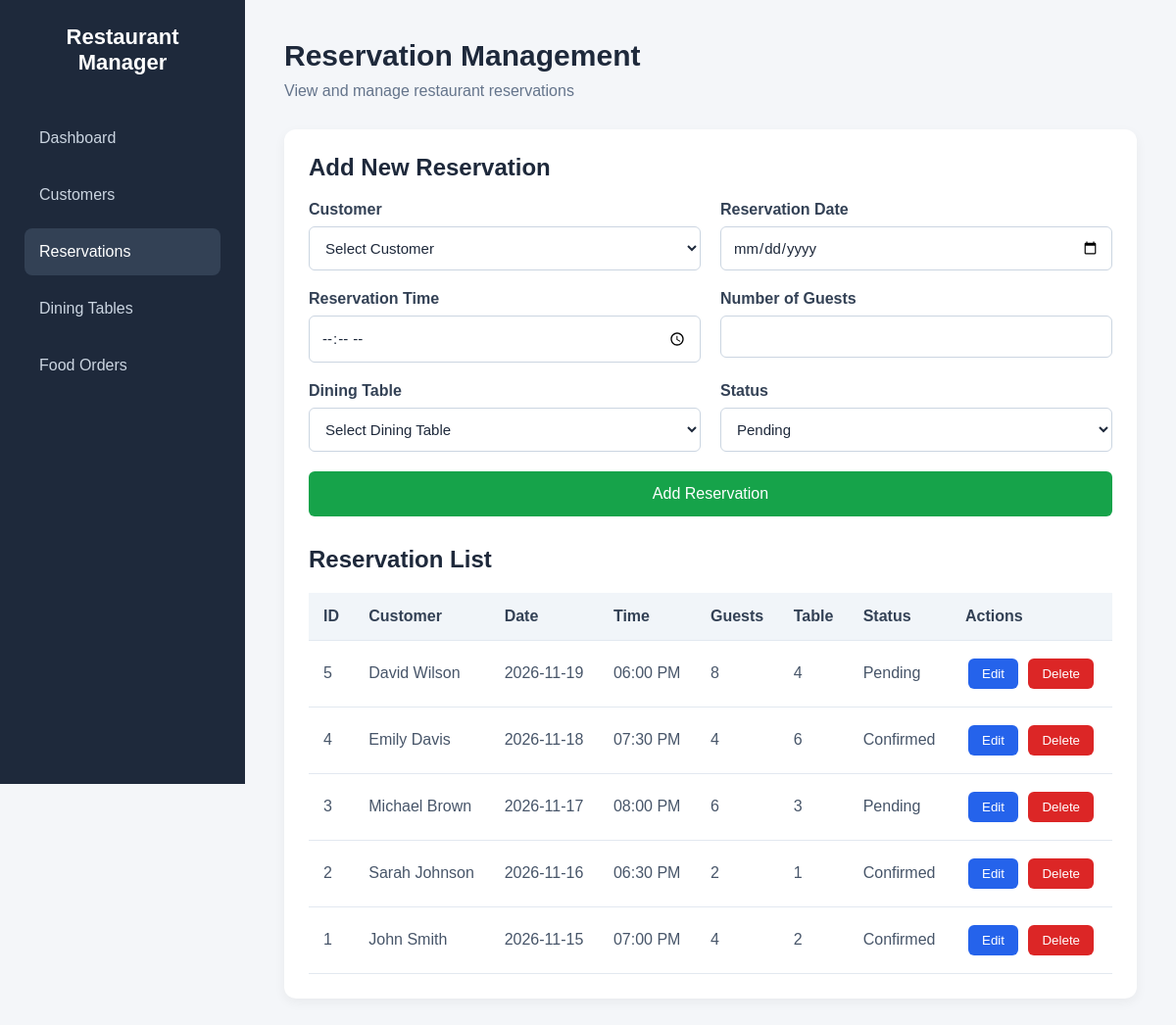
The app's page /reservations.php with its own data.
### tables this page shows
CREATE TABLE `Reservation` (
  `reservation_id` int NOT NULL AUTO_INCREMENT,
  `customer_id` int NOT NULL,
  `reservation_date` date NOT NULL,
  `reservation_time` time NOT NULL,
  `party_size` int NOT NULL,
  `status` enum('Pending','Confirmed','Cancelled','Completed') DEFAULT 'Pending',
  `created_at` timestamp NULL DEFAULT CURRENT_TIMESTAMP,
  PRIMARY KEY (`reservation_id`),
  KEY `customer_id` (`customer_id`),
  CONSTRAINT `reservation_ibfk_1` FOREIGN KEY (`customer_id`) REFERENCES `Customer` (`customer_id`) ON DELETE RESTRICT ON UPDATE CASCADE,
  CONSTRAINT `reservation_chk_1` CHECK ((`party_size` > 0))
);

### reservations.php (the view, shortened to what this page needs)
<?php
require_once "db_connection.php";
$sql = "
    SELECT
        r.reservation_id,
        r.customer_id,
        CONCAT(c.first_name, ' ', c.last_name) AS customer_name,
        r.reservation_date,
        r.reservation_time,
        r.party_size,
        r.status,
        GROUP_CONCAT(
            d.table_number
            ORDER BY d.table_number
            SEPARATOR ', '
        ) AS assigned_tables,
        MIN(d.table_id) AS table_id
    FROM Reservation r
    INNER JOIN Customer c
        ON r.customer_id = c.customer_id
    LEFT JOIN ReservationTable rt
        ON r.reservation_id = rt.reservation_id
    LEFT JOIN DiningTable d
        ON rt.table_id = d.table_id
    GROUP BY
        r.reservation_id,
        r.customer_id,
        c.first_name,
        c.last_name,
        r.reservation_date,
        r.reservation_time,
        r.party_size,
        r.status
    ORDER BY r.reservation_date DESC, r.reservation_time DESC
";
$result = $con->query($sql);
?>
<!DOCTYPE html>
<html lang="en">
<head>
    <link rel="stylesheet" href="css/style.css?v=7">
</head>
<body>
<div class="sidebar">
    <h2>Restaurant Manager</h2>
    <nav>
        <a href="index.php">Dashboard</a>
        <a href="customers.php">Customers</a>
        <a href="reservations.php" class="active">Reservations</a>
        <a href="tables.php">Dining Tables</a>
        <a href="orders.php">Food Orders</a>
    </nav>
</div>
<div class="main-content">
    <header>
        <h1>Reservation Management</h1>
        <p>View and manage restaurant reservations</p>
    </header>
    <div class="customer-section">
    <h2>Add New Reservation</h2>
    <form id="addReservationForm">
        <div class="form-group">
            <label for="reservation_customer">Customer</label>
            <select id="reservation_customer" name="customer_id" required>
                <option value="">Select Customer</option>
            </select>
        </div>
        <div class="form-group">
            <label for="reservation_date">Reservation Date</label>
            <input
                type="date"
                id="reservation_date"
                name="reservation_date"
                min="<?php echo date('Y-m-d'); ?>"
                required
            >
        </div>
        <div class="form-group">
            <label for="reservation_time">Reservation Time</label>
            <input
                type="time"
                id="reservation_time"
                name="reservation_time"
                required
            >
        </div>
        <div class="form-group">
            <label for="party_size">Number of Guests</label>
            <input
                type="number"
                id="party_size"
                name="party_size"
                min="1"
                required
            >
        </div>
        <div class="form-group">
            <label for="reservation_table">Dining Table</label>
            <select id="reservation_table" name="table_id" required>
                <option value="">Select Dining Table</option>
            </select>
        </div>
        <div class="form-group">
            <label for="reservation_status">Status</label>
            <select id="reservation_status" name="status" required>
                <option value="Pending">Pending</option>
            </select>
        </div>
        <button type="submit" class="add-btn" id="submitReservationBtn">
        </button>
    </form>
    <h2 class="list-heading">Reservation List</h2>
        <table class="customer-table">
            <thead>
                <tr>
                    <th>ID</th>
                    <th>Customer</th>
                    <th>Date</th>
                    <th>Time</th>
                    <th>Guests</th>
                    <th>Table</th>
                    <th>Status</th>
                    <th>Actions</th>
                </tr>
            </thead>
            <tbody>
                <?php if ($result->num_rows > 0): ?>
                    <?php while ($row = $result->fetch_assoc()): ?>
                        <tr>
                            <td>
                                <?php echo (int)$row['reservation_id']; ?>
                            </td>
                            <td>
                                <?php echo htmlspecialchars($row['customer_name'], ENT_QUOTES, 'UTF-8'); ?>
                            </td>
                            <td>
                                <?php echo htmlspecialchars($row['reservation_date'], ENT_QUOTES, 'UTF-8'); ?>
                            </td>
                            <td>
                                <?php echo date("h:i A", strtotime($row['reservation_time'])); ?>
                            </td>
                            <td>
                                <?php echo (int)$row['party_size']; ?>
                            </td>
                            <td>
                                <?php echo htmlspecialchars($row['assigned_tables'] ?? 'Not Assigned', ENT_QUOTES, 'UTF-8'); ?>
                            </td>
                            <td>
                                <?php echo htmlspecialchars($row['status'], ENT_QUOTES, 'UTF-8'); ?>
                            </td>
                            <td>
                                <button
                                    type="button"
                                    class="reservation-edit-btn edit-btn"
                                    data-id="<?php echo (int)$row['reservation_id']; ?>"
                                    data-customer-id="<?php echo (int)$row['customer_id']; ?>"
                                    data-table-id="<?php echo (int)$row['table_id']; ?>"
                                    data-date="<?php echo htmlspecialchars($row['reservation_date'], ENT_QUOTES, 'UTF-8'); ?>"
                                    data-time="<?php echo htmlspecialchars(substr($row['reservation_time'], 0, 5), ENT_QUOTES, 'UTF-8'); ?>"
                                    data-party-size="<?php echo (int)$row['party_size']; ?>"
                                    data-status="<?php echo htmlspecialchars($row['status'], ENT_QUOTES, 'UTF-8'); ?>"
                                >
                                    Edit
                                </button>
                                <button
                                    type="button"
                                    class="reservation-delete-btn delete-btn"
                                    data-id="<?php echo (int)$row['reservation_id']; ?>"
                                    data-name="<?php echo htmlspecialchars($row['customer_name'], ENT_QUOTES, 'UTF-8'); ?>"
                                >
                                    Delete
                                </button>
                            </td>
                        </tr>
                    <?php endwhile; ?>
                <?php else: ?>
                    <tr>
                        <td colspan="8">No reservations found.</td>
                    </tr>
                <?php endif; ?>
            </tbody>
        </table>
    </div>
</div>
</body>
</html>

### css/style.css (style rules this page uses)
* { margin: 0; padding: 0; box-sizing: border-box; font-family: Arial, sans-serif; }
body { display: flex; background-color: #f4f6f9; }
.sidebar { width: 250px; height: 100vh; background-color: #1e293b; color: white; padding: 25px; position: fixed; }
.sidebar h2 { font-size: 22px; margin-bottom: 40px; text-align: center; }
.sidebar nav a { display: block; color: #cbd5e1; text-decoration: none; padding: 15px; margin-bottom: 10px; border-radius: 8px; transition: 0.3s; }
.sidebar nav a:hover, .sidebar nav a.active { background-color: #334155; color: white; }
.main-content { margin-left: 250px; padding: 40px; width: calc(100% - 250px); }
header h1 { font-size: 30px; color: #1e293b; }
header p { margin-top: 10px; color: #64748b; }
.customer-section { background: white; padding: 25px; border-radius: 12px; margin-top: 30px; box-shadow: 0 4px 12px rgba(0, 0, 0, 0.05); overflow-x: auto; }
.customer-section h2 { margin-bottom: 20px; color: #1e293b; }
.customer-table { width: 100%; border-collapse: collapse; min-width: 650px; }
.customer-table th, .customer-table td { padding: 15px; text-align: left; border-bottom: 1px solid #e2e8f0; }
.customer-table th { background: #f1f5f9; color: #334155; }
.customer-table td { color: #475569; }
.edit-btn, .delete-btn { border: none; padding: 8px 14px; border-radius: 6px; margin: 3px; color: white; }
.edit-btn { background: #2563eb; }
.delete-btn { background: #dc2626; }
.form-group { display: flex; flex-direction: column; }
.form-group label { font-weight: bold; margin-bottom: 8px; color: #334155; }
.form-group input { padding: 12px; border: 1px solid #cbd5e1; border-radius: 6px; font-size: 15px; width: 100%; }
.add-btn { background-color: #16a34a; color: white; border: none; padding: 12px 20px; border-radius: 6px; font-size: 16px; cursor: pointer; grid-column: 1 / -1; }
.list-heading { margin-top: 30px; }
.edit-btn:not(:disabled) { cursor: pointer; }
#addReservationForm { display: grid; grid-template-columns: repeat(2, minmax(0, 1fr)); gap: 20px; margin-bottom: 25px; }
#addReservationForm .form-group { display: flex; flex-direction: column; }
#addReservationForm .form-group label { font-weight: bold; margin-bottom: 8px; color: #334155; }
#addReservationForm input, #addReservationForm select { width: 100%; min-width: 0; padding: 12px; border: 1px solid #cbd5e1; border-radius: 6px; font-size: 15px; background-color: white; color: #1e293b; }
#addReservationForm .add-btn { width: 100%; grid-column: 1 / -1; background-color: #16a34a; color: white; border: none; padding: 14px 20px; border-radius: 6px; font-size: 16px; font-weight: 500; cursor: pointer; }

### records on screen
reservation: reservation_id "5", customer_name "David Wilson", reservation_date "2026-11-19", reservation_time "06:00 PM", party_size "8", assigned_tables "4", status "Pending"
reservation: reservation_id "4", customer_name "Emily Davis", reservation_date "2026-11-18", reservation_time "07:30 PM", party_size "4", assigned_tables "6", status "Confirmed"
reservation: reservation_id "3", customer_name "Michael Brown", reservation_date "2026-11-17", reservation_time "08:00 PM", party_size "6", assigned_tables "3", status "Pending"
reservation: reservation_id "2", customer_name "Sarah Johnson", reservation_date "2026-11-16", reservation_time "06:30 PM", party_size "2", assigned_tables "1", status "Confirmed"
reservation: reservation_id "1", customer_name "John Smith", reservation_date "2026-11-15", reservation_time "07:00 PM", party_size "4", assigned_tables "2", status "Confirmed"
